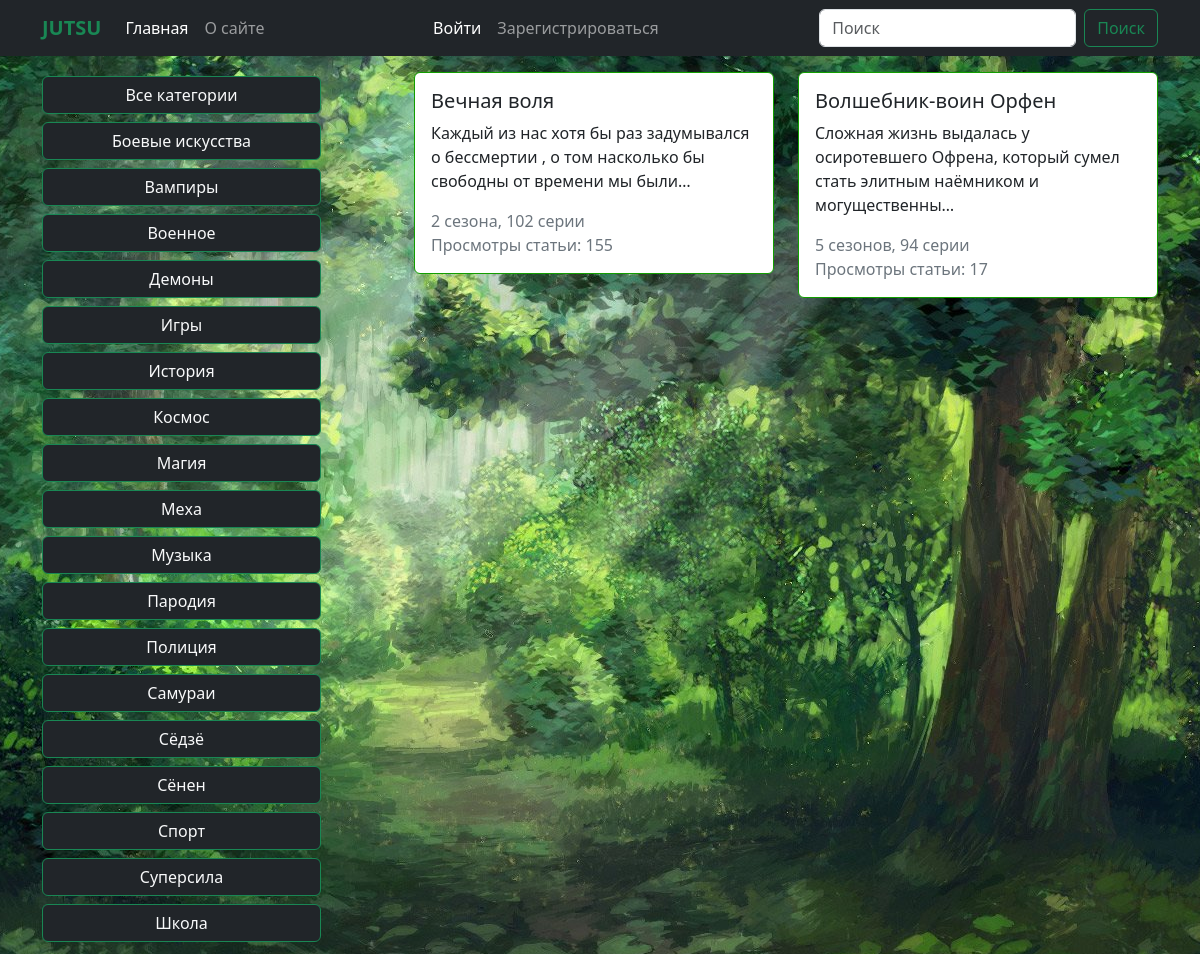
Page /category/1 on the committed database.
### blog/models.py (models this page shows, shortened)
class Category(models.Model):
    title = models.CharField(max_length=50, verbose_name='Тип')
    def get_absolute_url(self):
        return reverse('category', kwargs={'pk': self.pk})
    class Meta:
        verbose_name = 'Тип'
        verbose_name_plural = 'Типы'

class Article(models.Model):
    title = models.CharField(max_length=50, verbose_name='Название аниме')
    original_name = models.CharField(max_length=100, verbose_name='Оригинальное название')
    photo = models.ImageField(upload_to='photos/', blank=True, null=True, verbose_name='Изображение')
    episodes = models.CharField(max_length=150, verbose_name='Кол-во сезонов, серий, фильмов', blank=True, null=True)
    genres = models.CharField(max_length=200, verbose_name='Жанры', blank=True, null=True)
    releases = models.CharField(max_length=100, verbose_name='Годы выпуска')
    description = models.TextField(verbose_name='Описание')
    age_limit = models.CharField(max_length=10, verbose_name='Возрастное ограничение')
    category = models.ForeignKey(Category, on_delete=models.CASCADE)
    created_at = models.DateTimeField(auto_now_add=True, verbose_name='Дата создания', blank=True, null=True)
    updated_at = models.DateTimeField(auto_now=True, verbose_name='Дата изменения', blank=True, null=True)
    views = models.IntegerField(default=0, verbose_name='Просмотры', blank=True, null=True)
    video = models.CharField(max_length=500, verbose_name='Ссылка на видео', blank=True, null=True)
    def get_absolute_url(self):
        return reverse('article', kwargs={'pk': self.pk})
    class Meta:
        verbose_name = 'Статья'
        verbose_name_plural = 'Статьи'

### blog/views.py (the view)
# urls.py: path('category/<int:pk>', ArticleListByCategory.as_view(), name='category'),
class ArticleListByCategory(ArticleListView):
    def get_queryset(self):
        articles = Article.objects.filter(category_id=self.kwargs['pk'])
        return articles
    def get_context_data(self, *, object_list=None, **kwargs):
        context = super().get_context_data()
        category = Category.objects.get(pk=self.kwargs['pk'])
        context['title'] = f'Категория: {category.title}'
        return context

### blog/templatetags/blog_tags.py (called while the page is built)
@register.simple_tag()
def get_categories():
    return Category.objects.all()

### blog/templates/blog/index.html (shortened to what this page needs)
{% extends 'base.html' %}
{% block main %}
<div class="block_main">
    <div class="container">
        <div class="d-flex justify-content-between pt-3">
            <div class="col-3">
                {% include 'blog/components/_nav.html' %}
            </div>
            <div class="col-8">
                <div class="row row-cols-1 row-cols-md-2 g-4">
                    {% for article in articles %}
                    {% include 'blog/components/_card.html' %}
                    {% endfor %}
                </div>
            </div>
        </div>
    </div>
</div>
{% endblock main %}

### blog/templates/blog/components/_nav.html
{% load blog_tags %}
<div class="nav-scroller py-1 mb-2">
    <nav class="nav d-flex justify-content-between">
        <a class="btn btn-dark text-light rounded border-success" style="width:100%;" href="{% url 'index' %}">Все категории</a>
        {% get_categories as categories %}
        {% for category in categories %}
        <a class="btn btn-dark text-light rounded border-success mt-2" style="width:100%;" href="{{ category.get_absolute_url }}">{{ category.title }}</a>
        {% endfor %}
    </nav>
</div>

### blog/templates/blog/components/_card.html (shortened to what this page needs)
{% load blog_tags %}
<a href="{{ article.get_absolute_url }}" class="link_card">
    <div class="row row-cols-1 g-4">
        <div class="col">
            <div class="card">
                <div class="card-body" style="max-height: 50vh;">
                    <h5 class="card-title">{{ article.title }}</h5>
                    <p class="card-text">{{ article.description|truncatechars:100 }}</p>
                    <span class="text-secondary">{{ article.episodes }}<br>Просмотры статьи: {{ article.views }}</span>
                </div>
            </div>
        </div>
    </div>
</a>

### blog/static/blog/css/style.css (style rules this page uses)
body { background: white; }
.card { border: 1px solid rgb(18, 158, 0) !important; }
.link_card { text-decoration: none; color: black; }
.block_main { background-position: center; background-image: url(../image/4.jpg); background-attachment: fixed; }

### rows in the picture
Category: title "Боевые искусства"
Category: title "Вампиры"
Category: title "Военное"
Category: title "Демоны"
Category: title "Игры"
Category: title "История"
Category: title "Космос"
Category: title "Магия"
Category: title "Меха"
Category: title "Музыка"
Category: title "Пародия"
Category: title "Полиция"
Category: title "Самураи"
Category: title "Сёдзё"
Category: title "Сёнен"
Category: title "Спорт"
Category: title "Суперсила"
Category: title "Школа"
Article: title "Вечная воля", description "Каждый из нас хотя бы раз задумывался о бессмертии , о том насколько бы свободны от времени мы были…", episodes "2 сезона, 102 серии", views "155"
Article: title "Волшебник-воин Орфен", description "Сложная жизнь выдалась у осиротевшего Офрена, который сумел стать элитным наёмником и могущественны…", episodes "5 сезонов, 94 серии", views "17"
